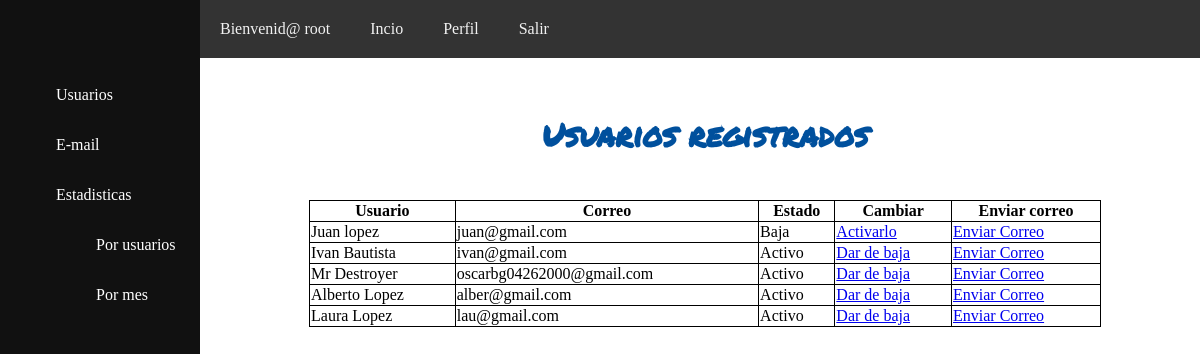
Page /vistas/panel.php?menu=usuario (signed in) on the committed database.
### tables this page shows
CREATE TABLE `tm_usuario` (
  `usu_id` int(11) NOT NULL,
  `usu_nom` varchar(150) DEFAULT NULL,
  `usu_correo` varchar(200) DEFAULT NULL,
  `foto` varchar(255) DEFAULT NULL,
  `usu_pass` varchar(255) DEFAULT NULL,
  `est` int(11) DEFAULT NULL
);

### modelos/conexionBD.php (called while the page is built)
<?php
    class ConexionBD{
        static public function cBD(){
            try{
                $bd = new PDO("mysql:host=nombre-de-host;dbname=nombre-base-de-datos","usuario","contraseña");
                return $bd;
            }catch(PDOException $e){
                echo "ERROR AL CONECTAR ". $e -> getMessage();
            }
        }
    }
?>

### modelos/activoM.php (called while the page is built, shortened)
<?php
    require_once "conexionBD.php";
    class ActivoM extends ConexionBD{
        static public function consultar_usu_registroM(){
            $pdo = ConexionBD::cBD()->prepare("SELECT usu_nom, usu_correo, est FROM tm_usuario");
            $pdo->execute();
            return $pdo->fetchAll();
        }
    }
?>

### controlador/activoC.php (the view, shortened to what this page needs)
<?php
    class ActivoC{
        public function tabla_usuario(){
            $respuesta = ActivoM::consultar_usu_registroM();
            foreach ($respuesta as $key => $value) {
                if ($value["est"] == 1) {
                    echo '
                        <tr>
                            <td>'.$value["usu_nom"].'</td>
                            <td>'.$value["usu_correo"].'</td>
                            <td>Activo</td>
                            <td><a href="panel.php?estado=0&correo='.$value["usu_correo"].'">Dar de baja</a></td>
                            <td><a href="panel.php?menu=email&correo='.$value["usu_correo"].'">Enviar Correo</a></td>
                            </tr>
                            ';
                        }else{
                            echo '
                            <tr>
                            <td>'.$value["usu_nom"].'</td>
                            <td>'.$value["usu_correo"].'</td>
                            <td>Baja</td>
                            <td><a href="panel.php?estado=1&correo='.$value["usu_correo"].'">Activarlo</a></td>
                            <td><a href="panel.php?menu=email&correo='.$value["usu_correo"].'">Enviar Correo</a></td>
                        </tr>
                    ';
                }
            }
        }
    }
?>

### vistas/css/style.css (style rules this page uses)
* { box-sizing: border-box; }
body { margin: 0; }
.tabla_usuario table, td, th { border: 1px solid black; }

### rows in the picture
tm_usuario: usu_nom "Juan lopez", usu_correo "juan@gmail.com"
tm_usuario: usu_nom "Ivan Bautista", usu_correo "ivan@gmail.com"
tm_usuario: usu_nom "Mr Destroyer", usu_correo "oscarbg04262000@gmail.com"
tm_usuario: usu_nom "Alberto Lopez", usu_correo "alber@gmail.com"
tm_usuario: usu_nom "Laura Lopez", usu_correo "lau@gmail.com"

### other values in the picture
$_SESSION["user"] "root"
